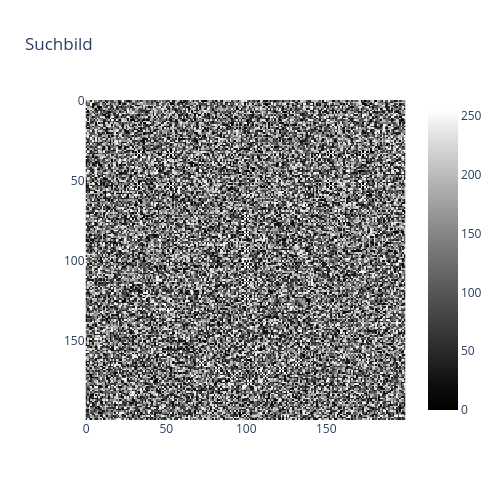
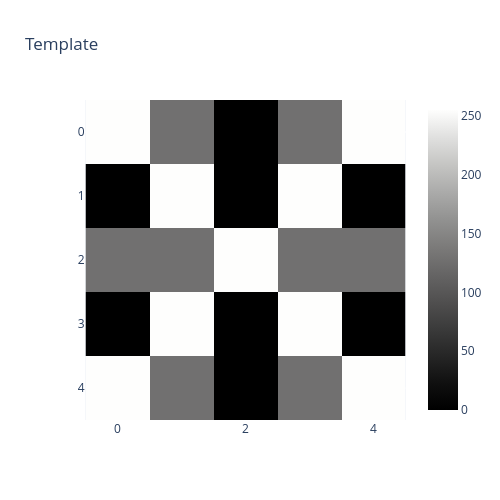

The notebook cell saved with these charts, in order:
### Code cell
# Bilddateien einladen und anzeigen
img = cv2.imread(r'images/noise.bmp', cv2.IMREAD_GRAYSCALE)
img_template = cv2.imread(r'images/template.bmp', cv2.IMREAD_GRAYSCALE)

displayImagePlotly(img, title = 'Suchbild')
displayImagePlotly(img_template, title = 'Template')

### Figure 1 — Plotly figure (JSON) as saved in the notebook; plotly's stock layout.template omitted (floating-point values rounded to 4 significant figures; data arrays with more than 128 entries replaced by an {"elided": "..."} marker saying what was removed)
{"data": [{"coloraxis": "coloraxis", "hovertemplate": "x: %{x}<br>y: %{y}<br>color: %{z}<extra></extra>", "name": "0", "type": "heatmap", "xaxis": "x", "yaxis": "y", "z": {"elided": "200x200 int values"}}], "layout": {"coloraxis": {"cmax": 255, "cmin": 0, "colorscale": [[0, "rgb(0, 0, 0)"], [0.09091, "rgb(16, 16, 16)"], [0.1818, "rgb(38, 38, 38)"], [0.2727, "rgb(59, 59, 59)"], [0.3636, "rgb(81, 80, 80)"], [0.4545, "rgb(102, 101, 101)"], [0.5455, "rgb(124, 123, 122)"], [0.6364, "rgb(146, 146, 145)"], [0.7273, "rgb(171, 171, 170)"], [0.8182, "rgb(197, 197, 195)"], [0.9091, "rgb(224, 224, 223)"], [1, "rgb(254, 254, 253)"]]}, "height": 500, "title": {"text": "Suchbild"}, "width": 500, "xaxis": {"anchor": "y", "constrain": "domain", "domain": [0, 1], "scaleanchor": "y"}, "yaxis": {"anchor": "x", "autorange": "reversed", "constrain": "domain", "domain": [0, 1]}}}

### Figure 2 — Plotly figure (JSON) as saved in the notebook; plotly's stock layout.template omitted (floating-point values rounded to 4 significant figures)
{"data": [{"coloraxis": "coloraxis", "hovertemplate": "x: %{x}<br>y: %{y}<br>color: %{z}<extra></extra>", "name": "0", "type": "heatmap", "xaxis": "x", "yaxis": "y", "z": [[255, 128, 0, 128, 255], [0, 255, 0, 255, 0], [128, 128, 255, 128, 128], [0, 255, 0, 255, 0], [255, 128, 0, 128, 255]]}], "layout": {"coloraxis": {"cmax": 255, "cmin": 0, "colorscale": [[0, "rgb(0, 0, 0)"], [0.09091, "rgb(16, 16, 16)"], [0.1818, "rgb(38, 38, 38)"], [0.2727, "rgb(59, 59, 59)"], [0.3636, "rgb(81, 80, 80)"], [0.4545, "rgb(102, 101, 101)"], [0.5455, "rgb(124, 123, 122)"], [0.6364, "rgb(146, 146, 145)"], [0.7273, "rgb(171, 171, 170)"], [0.8182, "rgb(197, 197, 195)"], [0.9091, "rgb(224, 224, 223)"], [1, "rgb(254, 254, 253)"]]}, "height": 500, "title": {"text": "Template"}, "width": 500, "xaxis": {"anchor": "y", "constrain": "domain", "domain": [0, 1], "scaleanchor": "y"}, "yaxis": {"anchor": "x", "autorange": "reversed", "constrain": "domain", "domain": [0, 1]}}}
